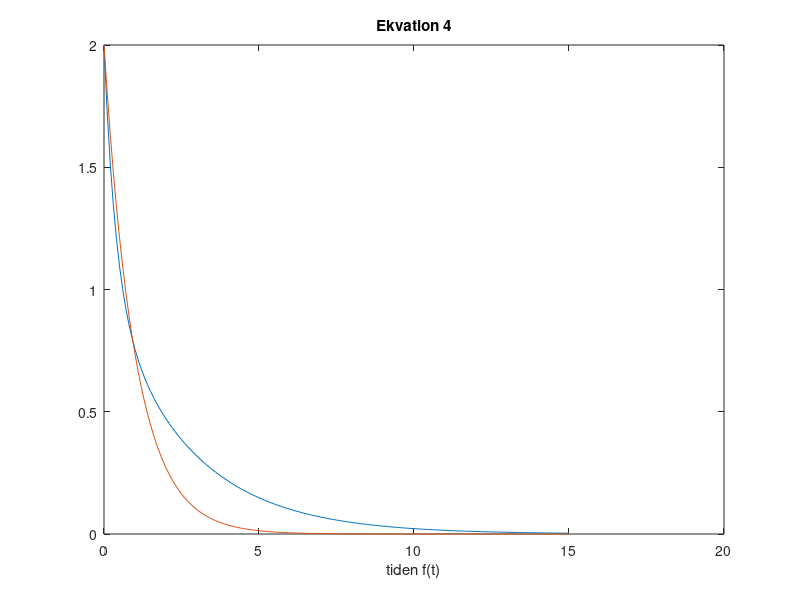

Write MATLAB code to recreate this figure.
%c1 = C1, c2 = C2, l = lamda, v = vinkelhastigheten, be = beta
%Ekvation 4
t = 0:0.1:15;
c1 = 1;
c2 = 1;
l = 1.5;
v = 1;
be = sqrt((l^2)-(v^2));
disp(be);
ekvation4 = (c1.*(exp(1).^((-(l-be)).*t)))+(c2.*(exp(1).^((-(l+be)).*t)));

plot(t,ekvation4)
title('Ekvation 4');
xlabel('tiden f(t)');
hold on;

t = 0:0.1:15;
c1 = 1;
c2 = 1;
l = 1;
v = 1;
be = sqrt((l^2)-(v^2));
disp(be);
ekvation4 = (c1.*(exp(1).^((-(l-be)).*t)))+(c2.*(exp(1).^((-(l+be)).*t)));

plot(t,ekvation4)
title('Ekvation 4');
xlabel('tiden f(t)');